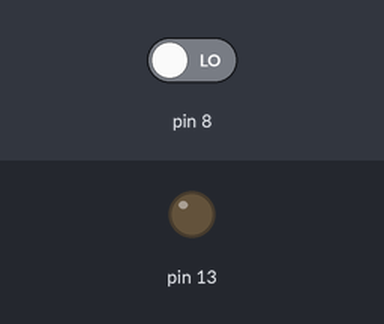
The sketch below on a simulated Arduino Uno, built with avr-gcc and run on an emulated ATmega328P. On the bench: output pins drawn as LEDs (lit = HIGH). Inputs (shaded band) come from the test bench; at power-on: pin 8 LOW. What the sketch prints to the serial monitor is not drawn.

Above: at 1.2 s.
1.3 s: pin 8 driven HIGH
At 2.5 s:
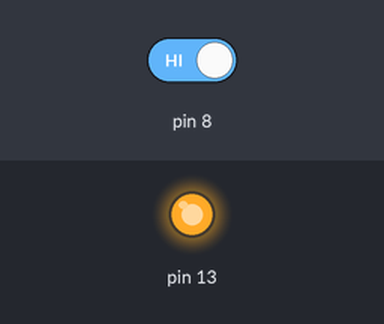
2.8 s: pin 8 driven LOW
At 3.9 s:
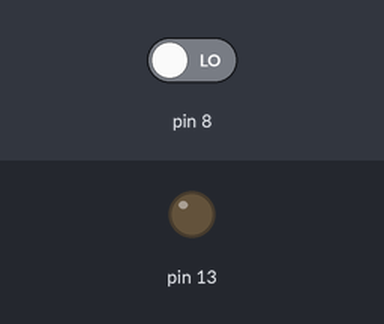
Timing chart, 0 to 5.8 s (numbered marks = the images above; inputs shaded):
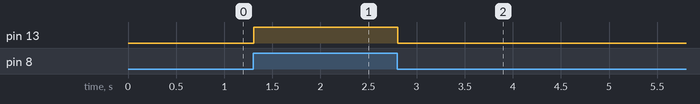

The sketch:

balllevel.ino
```cpp
void setup()
{
  pinMode(13,OUTPUT);
pinMode(8,INPUT);
Serial.begin(9600);
}
void loop()
{
  int state=digitalRead(8);
  Serial.println(state);
if(state)
    digitalWrite(13,HIGH);//点亮led灯
else//否则
    digitalWrite(13,LOW);//熄灭led灯
}
```

Measured:
- after the input at 1.3 s, pin 13: LOW → HIGH at once
- after the input at 2.8 s, pin 13: HIGH → LOW at once
